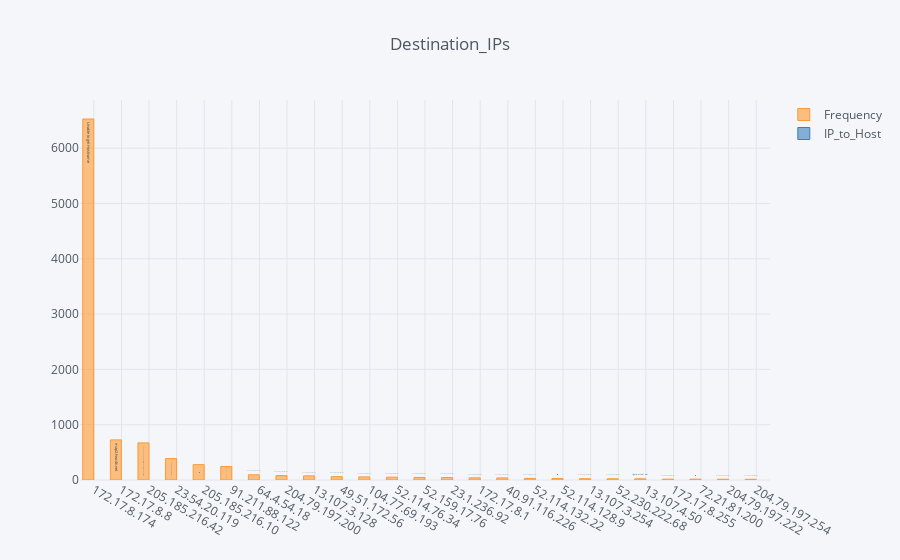

Notebook cell for this chart:
### Code cell
Result[:25].iplot( kind="bar", x='IPs', title="Destination_IPs",  text='IP_to_Host')

### Figure 1 — Plotly figure (JSON) as saved in the notebook; plotly's stock layout.template omitted (floating-point values rounded to 4 significant figures)
{"data": [{"marker": {"color": "rgba(255, 153, 51, 0.6)", "line": {"color": "rgba(255, 153, 51, 1.0)", "width": 1}}, "name": "Frequency", "orientation": "v", "text": ["Unable to get Hostname", "map2.hwcdn.net", "a23-1-236-114.deploy.static.akamaitechnologies.com", "Unable to get Hostname", "a23-1-236-125.deploy.static.akamaitechnologies.com", "Unable to get Hostname", "Unable to get Hostname", "Unable to get Hostname", "Unable to get Hostname", "Unable to get Hostname", "Unable to get Hostname", "Unable to get Hostname", "Unable to get Hostname", "Unable to get Hostname", "Unable to get Hostname", "Unable to get Hostname", "a-0001.a-msedge.net", "a23-1-236-92.deploy.static.akamaitechnologies.com", "Unable to get Hostname", "Unable to get Hostname", "igmp.mcast.net", "Unable to get Hostname", "a23-54-20-139.deploy.static.akamaitechnologies.com", "Unable to get Hostname", "Unable to get Hostname"], "type": "bar", "uid": "bd28b4f3-9fcb-4092-a28c-f430f3b02bd8", "x": ["172.17.8.174", "172.17.8.8", "205.185.216.42", "23.54.20.119", "205.185.216.10", "91.211.88.122", "64.4.54.18", "204.79.197.200", "13.107.3.128", "49.51.172.56", "104.77.69.193", "52.114.76.34", "52.159.17.76", "23.1.236.92", "172.17.8.1", "40.91.116.226", "52.114.132.22", "52.114.128.9", "13.107.3.254", "52.230.222.68", "13.107.4.50", "172.17.8.255", "72.21.81.200", "204.79.197.222", "204.79.197.254"], "y": [6527, 725, 671, 387, 278, 243, 94, 80, 75, 60, 56, 51, 46, 44, 39, 38, 29, 28, 23, 22, 22, 15, 15, 14, 13]}, {"marker": {"color": "rgba(55, 128, 191, 0.6)", "line": {"color": "rgba(55, 128, 191, 1.0)", "width": 1}}, "name": "IP_to_Host", "orientation": "v", "text": ["Unable to get Hostname", "map2.hwcdn.net", "a23-1-236-114.deploy.static.akamaitechnologies.com", "Unable to get Hostname", "a23-1-236-125.deploy.static.akamaitechnologies.com", "Unable to get Hostname", "Unable to get Hostname", "Unable to get Hostname", "Unable to get Hostname", "Unable to get Hostname", "Unable to get Hostname", "Unable to get Hostname", "Unable to get Hostname", "Unable to get Hostname", "Unable to get Hostname", "Unable to get Hostname", "a-0001.a-msedge.net", "a23-1-236-92.deploy.static.akamaitechnologies.com", "Unable to get Hostname", "Unable to get Hostname", "igmp.mcast.net", "Unable to get Hostname", "a23-54-20-139.deploy.static.akamaitechnologies.com", "Unable to get Hostname", "Unable to get Hostname"], "type": "bar", "uid": "2b5ef2ba-3b97-4245-9cb9-22c1689c301a", "x": ["172.17.8.174", "172.17.8.8", "205.185.216.42", "23.54.20.119", "205.185.216.10", "91.211.88.122", "64.4.54.18", "204.79.197.200", "13.107.3.128", "49.51.172.56", "104.77.69.193", "52.114.76.34", "52.159.17.76", "23.1.236.92", "172.17.8.1", "40.91.116.226", "52.114.132.22", "52.114.128.9", "13.107.3.254", "52.230.222.68", "13.107.4.50", "172.17.8.255", "72.21.81.200", "204.79.197.222", "204.79.197.254"], "y": ["Unable to get Hostname", "map2.hwcdn.net", "a23-1-236-114.deploy.static.akamaitechnologies.com", "Unable to get Hostname", "a23-1-236-125.deploy.static.akamaitechnologies.com", "Unable to get Hostname", "Unable to get Hostname", "Unable to get Hostname", "Unable to get Hostname", "Unable to get Hostname", "Unable to get Hostname", "Unable to get Hostname", "Unable to get Hostname", "Unable to get Hostname", "Unable to get Hostname", "Unable to get Hostname", "a-0001.a-msedge.net", "a23-1-236-92.deploy.static.akamaitechnologies.com", "Unable to get Hostname", "Unable to get Hostname", "igmp.mcast.net", "Unable to get Hostname", "a23-54-20-139.deploy.static.akamaitechnologies.com", "Unable to get Hostname", "Unable to get Hostname"]}], "layout": {"legend": {"bgcolor": "#F5F6F9", "font": {"color": "#4D5663"}}, "paper_bgcolor": "#F5F6F9", "plot_bgcolor": "#F5F6F9", "title": {"font": {"color": "#4D5663"}, "text": "Destination_IPs"}, "xaxis": {"gridcolor": "#E1E5ED", "showgrid": true, "tickfont": {"color": "#4D5663"}, "title": {"font": {"color": "#4D5663"}, "text": ""}, "zerolinecolor": "#E1E5ED"}, "yaxis": {"gridcolor": "#E1E5ED", "showgrid": true, "tickfont": {"color": "#4D5663"}, "title": {"font": {"color": "#4D5663"}, "text": ""}, "zerolinecolor": "#E1E5ED"}}}
